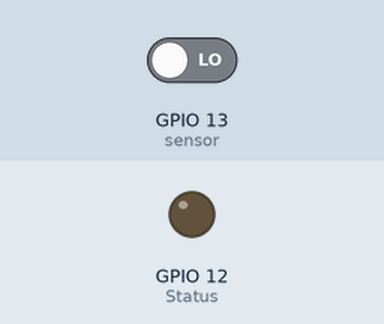
Recording of a sketch running on a simulated ESP8266 (NodeMCU). Shown: output pins drawn as LEDs (lit = HIGH). The inputs (shaded band) are chosen by the test bench; at power-on: GPIO 13 (sensor) LOW. WiFi joins after 1.5 s; servers stay silent unless stated; web services answer with replies made up by the test bench; what the sketch prints to the serial monitor is not drawn.

Above: at 2.7 s.
2.8 s: GPIO 13 (sensor) driven HIGH
At 7.3 s:
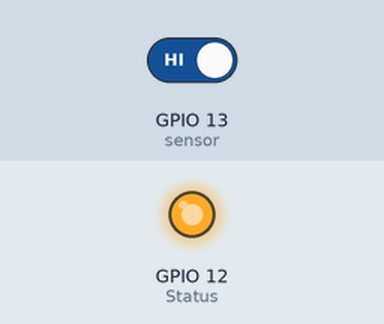
8.8 s: GPIO 13 (sensor) driven LOW
At 12.5 s:
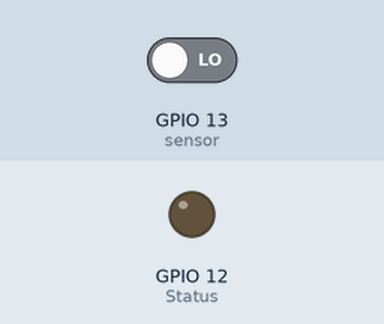
Timing chart, 0 to 14.0 s (numbered marks = the images above; inputs shaded):
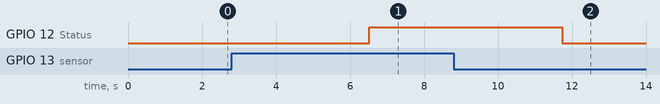

Measured:
- after the input at 2.8 s, GPIO 12 (Status): LOW → HIGH after 3.7 s
- after the input at 8.8 s, GPIO 12 (Status): HIGH → LOW after 2.9 s

The sketch:

PIR_Buzzer.ino
```cpp
#include <ESP8266WiFi.h>
#include <ESP8266HTTPClient.h>

const char* ssid = "redpucp";
const char* password = "C9AA28BA93";
String host = "maker.ifttt.com";
String apiKey = " ";


int Status = 12; //Se define el pin a usar, en este caso será el D6 para el Buzzer
int sensor = 13; //Se define el pin a usar, en este caso será el D7 para el PIR

void setup() {
  Serial.begin(9600); //Se inicializa la comunicación serial
  delay(10);

  Serial.print("Conectando a ");
  Serial.println(ssid);

  WiFi.mode(WIFI_STA);

  //Nos conectamos a la red WiFi
  WiFi.begin(ssid, password);
  while (WiFi.status() != WL_CONNECTED) {
    delay(500);
    Serial.print(".");
  }
  Serial.println("");
  Serial.println("WiFi conectado");
  Serial.println("Direccion IP: ");
  Serial.println(WiFi.localIP()); //Se obtiene la dirección IP asignada

  pinMode(sensor, INPUT); // declare sensor as input
  pinMode(Status, OUTPUT);  // declare LED as output
  digitalWrite(Status, 0);
}

void loop(){
  long state = digitalRead(sensor);

  if (state == HIGH) {
    digitalWrite (Status, 255);
    Serial.println("Movimiento Detectado");

    HTTPClient http;
    String url = "http://" + host + "/trigger/alarma_intruso/with/key/" + apiKey;
    Serial.println(url);
    http.begin(url);

    int httpCode = http.GET();
    if (httpCode > 0) Serial.println(http.getString());
    else Serial.println("Error conexión");
    http.end();
  }

  else {
    digitalWrite (Status, 0);
    Serial.println("Movimiento no Detectado");
  }

  delay(5000);
}
```
